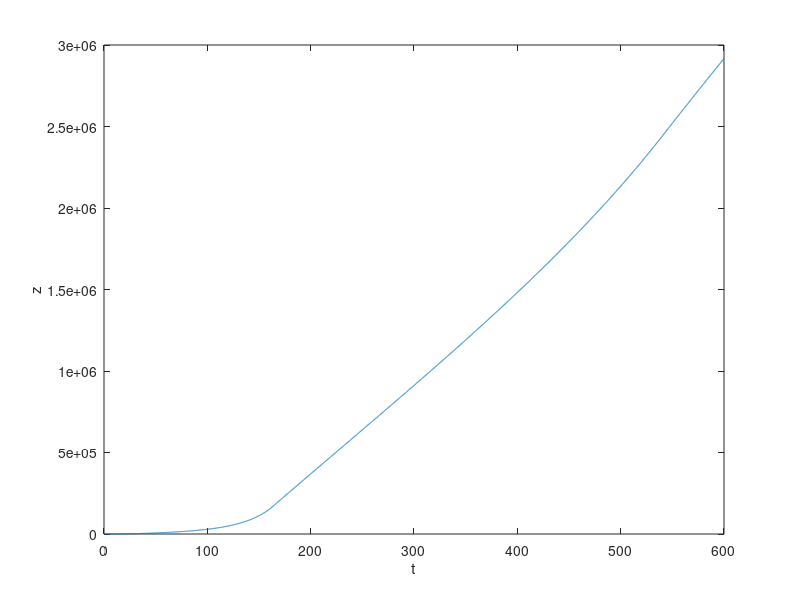

MATLAB code to generate this figure:
%%%%%%%%%%%%%%%%%%%%%%%%%%%%%%%%%%%%%%%%%%%%%%%%%%%%
% RocketMan! 
% Describes the trajectory of a rocket shot vertically upward
% 
% NOTE: clear variables before each run
%%%%%%%%%%%%%%%%%%%%%%%%%%%%%%%%%%%%%%%%%%%%%%%%%%%%

%static variables
ve1=2500; ve2=3550;
dm1=251; dm2=4.1; md1=20000; md2=4500;
G=6.67*10^-11; RE=6371000; ME=5.972*10^24;
A= 113;


%initialise values at t=0
z0=0;
v0=0;
m0=407000; m1=15500;
vt0=460; st0=0
tau = 0.1; %interval
maxstep = 6000; % no. of iterations
%%%%%%%%%%%%%%%%%%%%%%%%%%%%%%%%%%%%%%%%%%%%%%%%%%%%

%assigning variables to init values
z=z0; v=v0; mf1=m0; a=0; mf2=m1; vt=vt0; st=st0;


for istep=1:maxstep
    iter=istep;
    t = (istep-1)*tau; 
    m=mf1+md1;
    rho=(1.225*exp(-(z)/8780));
    vt=vt0+(RE/(RE+z))
    
    
    xplot(istep) = t;
    yplot(istep) = z;
%     yplot(istep) = a/9.81;
%     yplot(istep) = 0.5*rho*v^2;
   

    % while mf > 0
    if( mf1 > 0 )
        a_prime = ve1*(dm1/tau)/m + vt^2/(RE+z) - G*ME/((z+RE)^2) - (0.5*0.82*rho*A*v^2)/m;
        if (a_prime>0)
            a = a_prime;
        else
            a = 0;
        end
        mf1 = mf1-dm1
    else
        break
    end
    v = v+a*tau;
    z = z+v*tau;
    st = st+vt*tau;
end

for istep=iter:maxstep
    t = (istep-1)*tau; 
    m=mf2+md2;
    rho=(1.225*exp(-(z)/8780));
    xplot(istep) = t;
    yplot(istep) = z;
%     yplot(istep) = a/9.81;
%     yplot(istep) = 0.5*rho*v^2;
   

    if( mf2 > 0 )
        a = ve2*(dm2/tau)/m + vt^2/(RE+z) - G*ME/((z+RE)^2) - (0.5*0.82*rho*A*v^2)/m;
        mf2 = mf2-dm2;
        f=istep
    else
        a= -G*ME/((z+RE)^2) - (0.5*0.82*rho*A*v^2)/m + vt^2/(RE+z);
    end
    v = v+a*tau;
    z = z+v*tau;
    
end


plot1=plot(xplot,yplot,'-');
xlabel('t'); ylabel('z');












%%%%%%%%%%%%%%%%%%%%%%%%%%%%%%%%%%%%%%%%%%%%%%%%%%%%
% Changelog:
% 1.0 Initialise program. Basic acceleration
% 1.1 Added in dry mass and gravitational potential
% 1.2 Added in real world values (Falcon Heavy)
% 1.3 Added in drag force
% 1.4 Verified with Falcon Heavy
% 1.5 Added in stage 2

% 2.0 Make 2D: a_r, v_t
%%%%%%%%%%%%%%%%%%%%%%%%%%%%%%%%%%%%%%%%%%%%%%%%%%%%